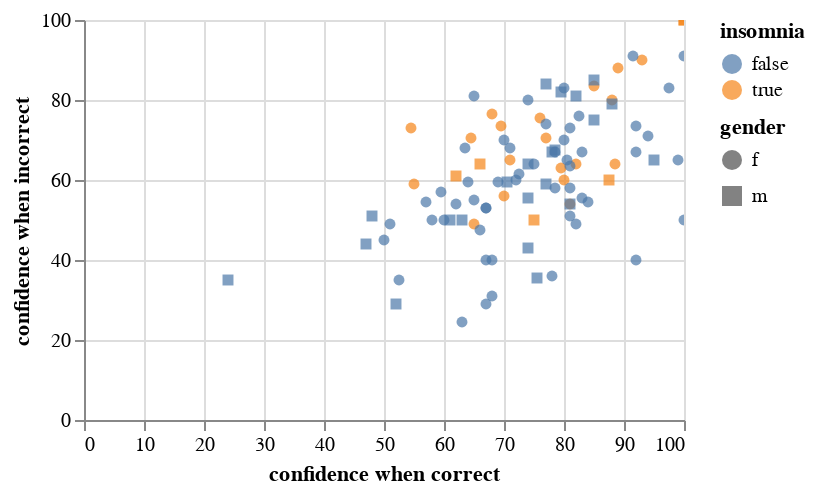

The notebook cell saved with this chart:
### Code cell
# add data type, adjust, color, interactive
my_chart=alt.Chart(df,
          height=200,
          width=300
    ).mark_point(     # area, circle, tick...
            filled=True
    ).encode(           # what decide (encode) the propertied of the point
        x='confidence when correct:Q',
        y='confidence when incorrect:Q',
        color='insomnia:N',
        shape='gender:N',    # circle: cannot change shape
        tooltip=['gender','insomnia','percent correct']     # interactive tag
    ).interactive()    # ususallt don't
my_chart
